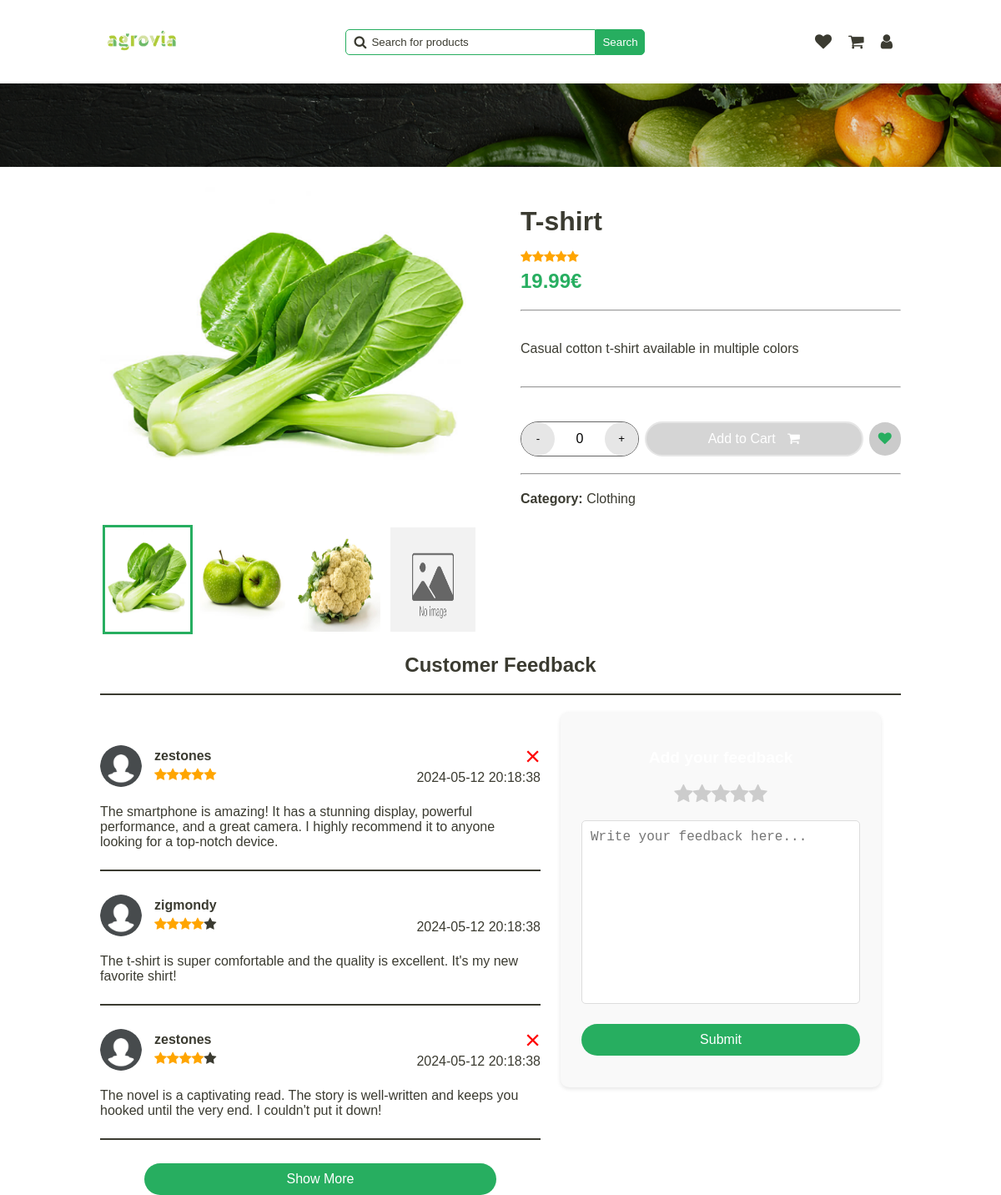
Screenshot of /pages/announce-view.php?id=2 (signed in) with the database file from the repository.
### tables this page shows
CREATE TABLE Announce (
  id INTEGER PRIMARY KEY,
  id_category INTEGER,
  image TEXT,
  title TEXT,
  description TEXT,
  price FLOAT,
  quantity INTEGER,
  rating INTEGER,
  out_of_stock BOOLEAN,
  FOREIGN KEY (id_category) REFERENCES Category(id)
);

CREATE TABLE Category (
  id INTEGER PRIMARY KEY,
  name TEXT
);

CREATE TABLE AnnounceComment (
  id INTEGER PRIMARY KEY,
  announce_id INTEGER,
  user_id INTEGER,
  comment TEXT,
  rating INTEGER,
  date TIMESTAMP DEFAULT CURRENT_TIMESTAMP,
  FOREIGN KEY (announce_id) REFERENCES Announce(id) ON DELETE CASCADE,
  FOREIGN KEY (user_id) REFERENCES User(id)
);

CREATE TABLE User (
  id INTEGER PRIMARY KEY,
  firstname TEXT,
  lastname TEXT,
  email TEXT,
  username TEXT,
  icon TEXT,
  phone_number TEXT,
  password TEXT,
  is_admin INTEGER
);

### php/user.php (called while the page is built, shortened)
<?php
require '../php/pdo.php';
function get_user_by_id($id_user)
{
    global $pdo;
    $query = "SELECT * FROM User WHERE id = :id_user";
    $stmt = $pdo->prepare($query);
    $stmt->bindParam(':id_user', $id_user);
    $stmt->execute();
    $user = $stmt->fetch(PDO::FETCH_ASSOC);
    return $user;
}

### php/feedback.php (the view, shortened to what this page needs)
<?php
require "../php/pdo.php";
require "../php/user.php";
function get_feedback_by_announce_id($id_announce)
{
    global $pdo;
    $query = "SELECT * FROM AnnounceComment WHERE announce_id = :id_announce";
    $stmt = $pdo->prepare($query);
    $stmt->bindParam(':id_announce', $id_announce);
    $stmt->execute();
    $feedback = $stmt->fetchAll(PDO::FETCH_ASSOC);
    return $feedback;
}
function display_feedback($feedback)
{
    usort($feedback, function ($a, $b) {
        return strtotime($b['date']) - strtotime($a['date']);
    });
    foreach ($feedback as $comment) {
        $user = get_user_by_id($comment['user_id']);
        echo '<div class="feedback-item" id="feedback-' . $comment['id'] . '">';
        echo '<div class="user-infos">';
        echo '<img src="' . $user['icon'] . '" alt="' . $user['username'] . '">';
        echo '<div class="user-details">';
        echo '<div class="name">' . $user['username'] . '</div>';
        echo '<div class="rating">' . generate_star($comment['rating']) . '</div>';
        echo '</div>';
        echo '</div>';
        echo '<div class="message">';
        echo '<p>' . $comment['comment'] . '</p>';
        echo '</div>';
        if ($comment['user_id'] == $_SESSION['user_id']) {
            echo '<div class="delete-feedback" onclick="delete_feedback(' . $comment['id'] . ')">&times;</div>';
        }
        echo '<div class="date">';
        echo '<span>' . $comment['date'] . '</span>';
        echo '</div>';
        echo '<hr>';
        echo '</div>';
    }
}

### pages/announce-view.php (shortened to what this page needs)
<!DOCTYPE html>
<html lang="en">
<head>
    <link rel="stylesheet" href="../../styles/announce.css" onload="load_theme()">
    <link rel="stylesheet" href="../../styles/main-header.css">
    <link rel="stylesheet" href="../styles/alert.css">
    <link rel="stylesheet" href="https://cdnjs.cloudflare.com/ajax/libs/font-awesome/4.7.0/css/font-awesome.min.css">
</head>
<body>
    <header>
        <a href="../pages/home.php"><img src="../../assets/logo/agrovia-green.png" alt="logo"></a>
        <div class="search-bar">
            <span>
                <i class="fa fa-search"></i>
                <input type="text" name="search" id="search" placeholder="Search for products"
                    onkeydown="if(event.keyCode === 13) search()">
            </span>
            <button onclick="search()">Search</button>
        </div>
        <div class="user">
            <a href="../../pages/user/wishlist.html">
                <i class="fa fa-heart"></i>
            </a>
            <a href="../../pages/user/cart.html">
                <i class="fa fa-shopping-cart"></i>
            </a>
            <a href="../pages/dashboard.php">
                <i class="fa fa-user"></i>
            </a>
        </div>
    </header>
    <div class="separator-background"></div>
    <div class="main-container">
        <?php
        require "../php/announce.php";
        $announce = get_announce_by_id($_GET['id']);
        $category = get_announce_category($_GET['id']);
        $is_in_wishlist = is_announce_in_wish_list($_GET['id']);
        $is_in_cart = is_announce_in_cart($_GET['id']);
        ?>
        <section class="gallery">
            <?php
            display_gallery($_GET['id']);
            ?>
        </section>
        <section class="quick-view">
            <div class="main-infos">
                <h1><?php echo $announce['title'] ?></h1>
                <div class="rating"><?php echo generate_star($announce['rating']) ?></div>
                <div class="price"><?php echo $announce['price'] ?>€</div>
            </div>
            <hr>
            <div class="description">
                <p><?php echo $announce['description'] ?></p>
            </div>
            <hr>
            <div class="actions">
                <div class="manage-quantity">
                    <button class="increment" onclick="decrement_quantity()">-</button>
                    <span id="count">0</span>
                    <button class="decrement" onclick="increment_quantity()">+</button>
                </div>
                <button class="cart" id="button-cart-id" style="<?php if ($is_in_cart)
                    echo "background-color: rgba(45, 45, 45, 0.20); border: 2px solid var(--light-stroke); " ?>"
                        onclick="add_cart_item_by_id(<?php echo $_GET['id'] ?>)">
                    Add to Cart
                    <i class="fa fa-shopping-cart"></i>
                </button>
                <button class="wish" onclick="add_wishlist_item(<?php echo $_GET['id'] ?>)">
                    <i class="fa fa-heart" id="<?php echo $_GET['id'] ?>-wish-icon" style="<?php if ($is_in_wishlist)
                           echo "color: var(--secondary);" ?>"></i>
                    </button>
                </div>
                <hr>
                <div class="category">
                    <span>
                        <strong>Category:</strong>
                    <?php echo "<span>" . $category['name'] . "</span>" ?>
                </span>
            </div>
        </section>
    </div>
    <h2 class="title-feedback">Customer Feedback</h2>
    <hr class="feedback-separator">
    <div class="customer-feedback">
        <section class="feedback-section">
            <?php
            require "../php/feedback.php";
            $feedback = get_feedback_by_announce_id($_GET['id']);
            display_feedback($feedback);
            ?>
        </section>
        <section class="add-feedback">
            <h3>Add your feedback</h3>
            <div class="rating-stars">
                <i class='fa fa-star'></i>
                <i class='fa fa-star'></i>
                <i class='fa fa-star'></i>
                <i class='fa fa-star'></i>
                <i class='fa fa-star'></i>
            </div>
            <textarea name="feedback" id="feedback" cols="30" rows="10"
                placeholder="Write your feedback here..."></textarea>
            <button onclick="submit_feedback()">Submit</button>
        </section>
    </div>
</body>
</html>

### php/announce.php (shortened to what this page needs)
<?php
require '../php/pdo.php';
function generate_star($rating)
{
    $stars = "";
    for ($i = 0; $i < 5; $i++) {
        if ($i < $rating) {
            $stars .= "<i class='fa fa-star checked'></i>";
        } else {
            $stars .= "<i class='fa fa-star'></i>";
        }
    }
    return $stars;
}
function get_announce_by_id($id)
{
    global $pdo;
    $query = "SELECT * FROM Announce WHERE id = :id";
    $stmt = $pdo->prepare($query);
    $stmt->bindParam(':id', $id);
    $stmt->execute();
    $announce = $stmt->fetch(PDO::FETCH_ASSOC);
    return $announce;
}
function get_announce_category($id_announce)
{
    global $pdo;
    $query = 'SELECT * FROM Category WHERE id IN (SELECT id_category FROM Announce WHERE id = :id_announce)';
    $stmt = $pdo->prepare($query);
    $stmt->bindParam(':id_announce', $id_announce);
    $stmt->execute();
    $category = $stmt->fetch(PDO::FETCH_ASSOC);
    return $category;
}
function get_announce_images_by_id($id)
{
    global $pdo;
    $stmt = $pdo->prepare("SELECT image FROM AnnounceImage WHERE announce_id = ?");
    $stmt->bindParam(1, $id);
    $stmt->execute();
    $result = $stmt->fetchAll(PDO::FETCH_ASSOC);
    $images = array_column($result, 'image');
    return $images;
}
function is_announce_in_cart($id)
{
    global $pdo;
    $query = "SELECT * FROM UserSaved
              WHERE user_id = :user_id
              AND announce_id = :announce_id
              AND is_in_cart = 1
             ";
    $stmt = $pdo->prepare($query);
    $stmt->bindParam(':user_id', $_SESSION['user_id']);
    $stmt->bindParam(':announce_id', $id);
    $stmt->execute();
    $result = $stmt->fetch(PDO::FETCH_ASSOC);
    return $result !== false;
}
function is_announce_in_wish_list($annouce_id)
{
    global $pdo;
    $query = "SELECT * FROM UserSaved
              WHERE user_id = :user_id
              AND announce_id = :announce_id
              AND is_in_favourite = 1
             ";
    $stmt = $pdo->prepare($query);
    $stmt->bindParam(':user_id', $_SESSION['user_id']);
    $stmt->bindParam(':announce_id', $annouce_id);
    $stmt->execute();
    $result = $stmt->fetch(PDO::FETCH_ASSOC);
    return $result !== false;
}
function display_gallery($announce_id)
{
    $images = get_announce_images_by_id($announce_id);
    for ($i = 0; $i < 4; $i++) {
        $image_path = $images[$i];
        echo '<div class="gallery-item">';
        if ($image_path == '') {
            $image_path = "../public/no-image-available.jpg";
        }
        echo '<img class="gallery-img" src="' . $image_path . '" alt="" />';
        echo '<label for="img-' . ($i + 1) . '" class="gallery-thumb"><img src="' . $image_path . '" alt="" /></label>';
        echo '</div>';
    }
}
?>

### styles/main-header.css (style rules this page uses)
header { display: flex; justify-content: space-between; align-items: center; }
header a img { width: 100px; }
header .search-bar { display: flex; align-items: center; }
header .search-bar span { display: flex; align-items: center; position: relative; }
header .search-bar span i { position: absolute; left: 10px; color: var(--text); }
header .search-bar span input { padding: 7px; border: 1px solid var(--secondary); border-radius: 5px 0 0 5px; padding-left: 30px; min-width: 300px; }
header .search-bar span input::placeholder { color: var(--text); position: absolute; left: 30px; }
header .search-bar button { padding: 7px; border-radius: 0 5px 5px 0; background-color: var(--secondary); color: var(--white); border: 1px solid var(--secondary); cursor: pointer; }
header .user { display: flex; align-items: center; }
header .user a { text-decoration: none; padding: 10px; }
header .user a i { font-size: 20px; color: var(--text); }
.separator-background { background-image: url("../../assets/backgrounds/separator-background.png"); background-size: cover; background-position: center; background-repeat: no-repeat; width: 100%; height: 100px; position: absolute; left: 0; }

### styles/global.css (style rules this page uses)
.light-theme { --primary: rgba(255, 255, 255, 1); --secondary: rgba(39, 174, 96, 1); --tertiary: rgba(146, 227, 169, 1); --text: rgba(59, 59, 49, 1); --hover-color: rgba(200, 200, 200, 1); --white: rgba(255, 255, 255, 1); --dark: rgba(29, 29, 29, 1); --gray: rgba(102, 102, 102, 1); --error: rgba(255, 0, 0, 1); --light-hover-green: rgba(237, 242, 238, 1); --light-stroke: rgba(230, 230, 230, 1); }
* { box-sizing: border-box; }
body, body.dark-theme, body.light-theme { font-family: "Overpass", sans-serif; -webkit-font-smoothing: antialiased; -moz-osx-font-smoothing: grayscale; background-color: var(--primary); color: var(--text); width: 80%; margin: 0 auto; transition: background-color 0.3s ease, transform 0.5s cubic-bezier(0.68, -0.55, 0.27, 1.55); }
body { --primary: rgba(29, 29, 29, 1); --secondary: rgba(39, 174, 96, 1); --tertiary: rgba(146, 227, 169, 1); --text: rgba(210, 210, 210, 1); --hover-color: rgba(62, 62, 62, 1); --white: rgba(255, 255, 255, 1); --dark: rgba(29, 29, 29, 1); --gray: rgba(102, 102, 102, 1); --error: rgba(255, 0, 0, 1); --light-hover-green: rgba(237, 242, 238, 1); --light-stroke: rgba(230, 230, 230, 1); }

### rows the page displays
announce: title "T-shirt", rating 5 (drawn), price "19.99", description "Casual cotton t-shirt available in multiple colors"
category: name "Clothing"
announcecomment: user.icon (placeholder picture), user.username "zestones", rating 5 (drawn), comment "The smartphone is amazing! It has a stunning display, powerful performance, and a great camera. I highly recommend it to anyone looking for a top-notch device.", date "2024-05-12 20:18:38"
announcecomment: user.icon (placeholder picture), user.username "zigmondy", rating 4 (drawn), comment "The t-shirt is super comfortable and the quality is excellent. It's my new favorite shirt!", date "2024-05-12 20:18:38"
announcecomment: user.icon (placeholder picture), user.username "zestones", rating 4 (drawn), comment "The novel is a captivating read. The story is well-written and keeps you hooked until the very end. I couldn't put it down!", date "2024-05-12 20:18:38"
